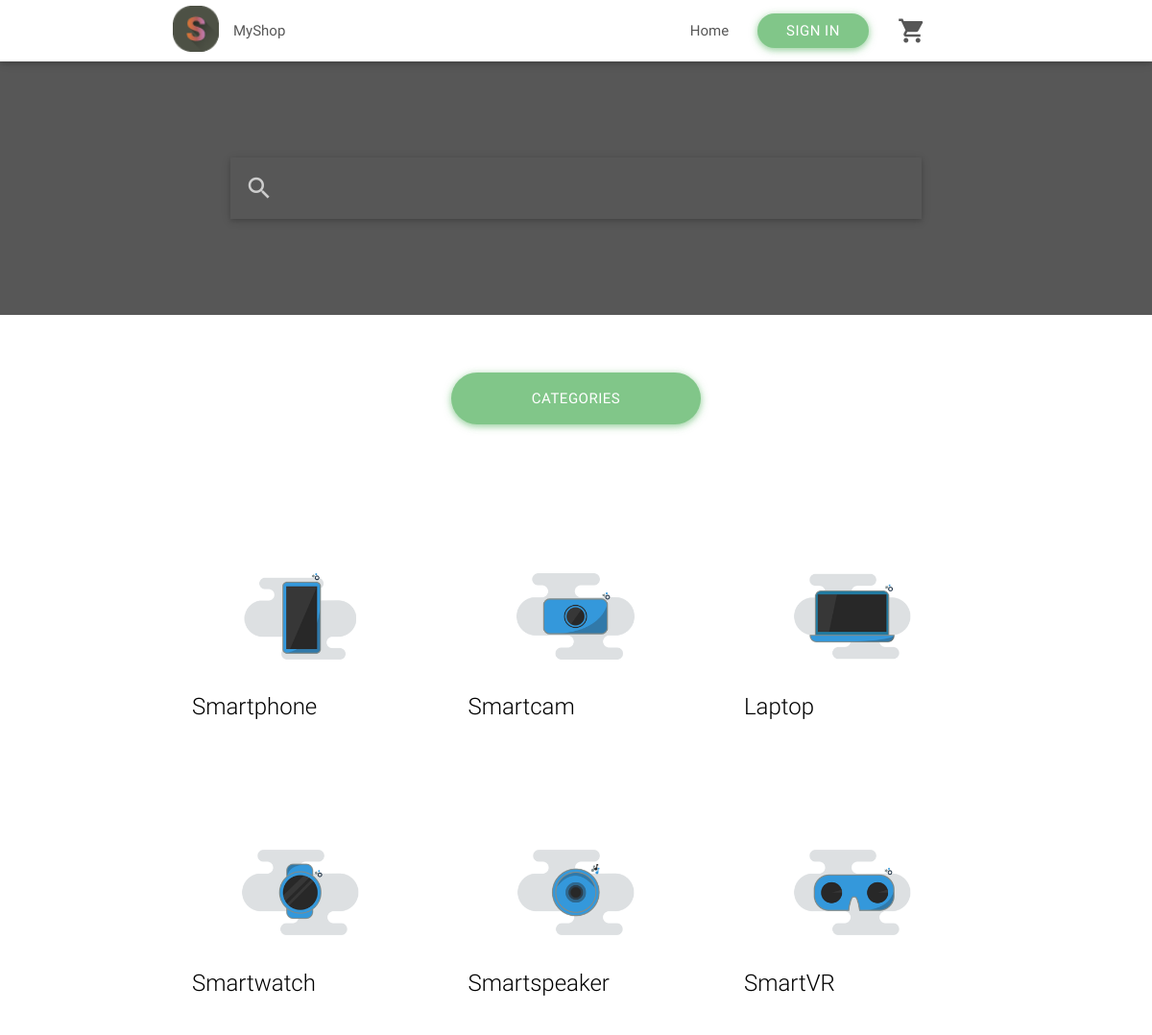
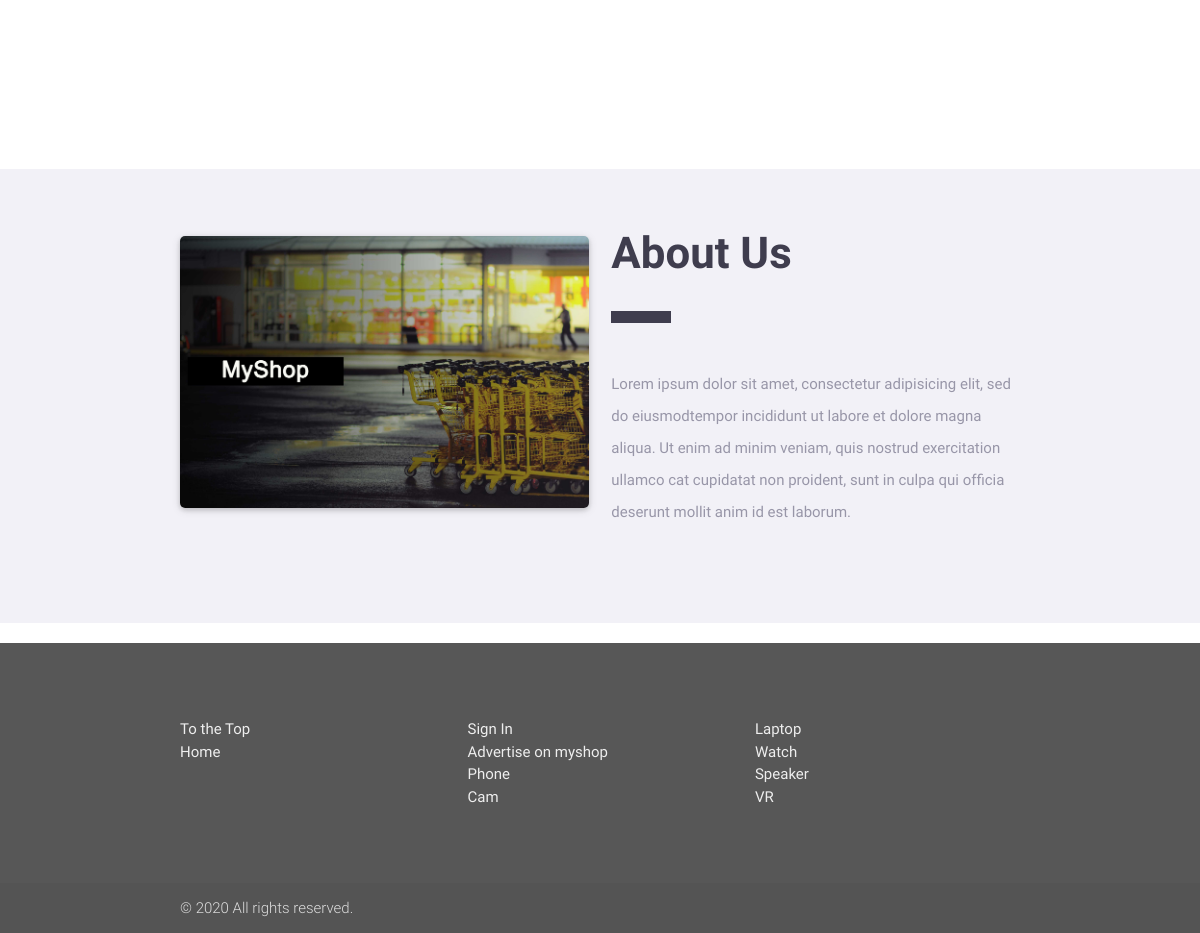
The page / on the database its author committed (2 pictures, top to bottom).
### tables this page shows
CREATE TABLE `category` (
  `id` int(11) NOT NULL,
  `name` varchar(1000) NOT NULL,
  `icon` varchar(1000) NOT NULL
);

### index.php (the view, shortened to what this page needs)
<?php
if (!isset($_SESSION['logged_in'])) {
  $nav = 'includes/nav.php';
} else {
  $nav = 'includes/navconnected.php';
  $idsess = $_SESSION['id'];
}
require 'includes/header.php';
require $nav; ?>
<div class="container-fluid home" id="top">
  <div class="container search">
    <nav class="animated slideInUp wow">
      <div class="nav-wrapper">
        <form method="GET" action="search.php">
          <div class="input-field">
            <input id="search" class="searching" type="search" name='searched' required>
            <label for="search"><i class="material-icons">search</i></label>
            <i class="material-icons">close</i>
          </div>
        </form>
      </div>
    </nav>
  </div>
</div>
<div class="container most">
    <?php
    include 'db.php';
    ?>
</div>
<div class="container-fluid center-align categories">
  <a href="#category" class="button-rounded btn-large waves-effect waves-light">Categories</a>
  <div class="container" id="category">
    <div class="row">
      <?php
      $querycategory = "SELECT id, name, icon  FROM category";
      $total = $connection->query($querycategory);
      if ($total->num_rows > 0) {
        while ($rowcategory = $total->fetch_assoc()) {
          $id_category = $rowcategory['id'];
          $name_category = $rowcategory['name'];
          $icon_category = $rowcategory['icon'];
      ?>
          <div class="col s12 m4">
            <div class="card hoverable animated slideInUp wow">
              <div class="card-image">
                <a href="category.php?id=<?= $id_category; ?>"><img src="src/img/<?= $icon_category; ?>.png" alt=""></a>
                <span class="card-title black-text"><?= $name_category; ?></span>
              </div>
            </div>
          </div>
      <?php }
      } ?>
    </div>
  </div>
</div>
<div class="container-fluid about" id="about">
  <div class="container">
    <div class="row">
      <div class="col s12 m6">
        <div class="card animated slideInUp wow">
          <div class="card-image">
            <img src="src/img/about.jpg" alt="">
          </div>
        </div>
      </div>
      <div class="col s12 m6">
        <h3 class="animated slideInUp wow">About Us</h3>
        <div class="divider animated slideInUp wow"></div>
        <p class="animated slideInUp wow">Lorem ipsum dolor sit amet, consectetur adipisicing elit,
          sed do eiusmodtempor incididunt ut labore et dolore magna aliqua. Ut enim ad minim veniam,
          quis nostrud exercitation ullamco cat cupidatat non proident, sunt in culpa qui officia
          deserunt mollit anim id est laborum.</p>
      </div>
    </div>
  </div>
</div>
<?php
require 'includes/secondfooter.php';
require 'includes/footer.php'; ?>

### includes/header.php (shortened to what this page needs)
<!DOCTYPE html>
<html>
  <head>
    <head>
      <link rel="stylesheet" href="src/css/font-awesome-4.6.3/css/font-awesome.min.css">
      <link type="text/css" rel="stylesheet" href="src/css/materialize.min.css"  media="screen,projection"/>
      <link rel="stylesheet" href="src/css/animate.min.css">
      <link rel="stylesheet" href="src/css/style.css">
      <link rel='stylesheet' href='src/css/nprogress.css'/>
    </head>
  <body>

### includes/nav.php (shortened to what this page needs)
 <div class="navbar-fixed">
  <nav class="navblack">
    <div class="nav-wrapper nav-wrapper-2 container white">
    <ul class="left hide-on-med-and-down">
      <li><a href="index" class="brand"></a></li>
      <li><a href="index" class="dark-text">MyShop</a></li>
    </ul>
    <ul  class="right hide-on-med-and-down">
        <li><a href="index" class="dark-text">Home</a></li>
      <li><a href="sign" class="waves-effect waves-light btn button-rounded">Sign In</a></li>
      <li><a href="cart" class="dark-text baskett"><i class="material-icons">shopping_cart</i>
        <span class="badge <?php if(!isset($_SESSION['item']) OR $_SESSION['item'] == 0) echo'hide'; ?>"><?= $_SESSION['item']; ?></span></a></li>
    </ul>
  </div>
  </nav>
</div>

### includes/secondfooter.php
<footer class="page-footer">
  <div class="container footer-info">
    <div class="row">
      <div class="col s12 l4 ">
        <ul>
          <li><a class="grey-text text-lighten-3 animated slideInUp wow" href="#top">To the Top</a></li>
          <li><a class="grey-text text-lighten-3 animated slideInUp wow" href="index">Home</a></li>
        </ul>
      </div>
      <div class="col s12 l4 ">
        <ul>
          <li><a class="grey-text text-lighten-3 animated slideInUp wow" href="sign">Sign In</a></li>
          <li><a class="grey-text text-lighten-3 animated slideInUp wow" href="404">Advertise on myshop</a></li>
          <li><a class="grey-text text-lighten-3 animated slideInUp wow" href="category">Phone</a></li>
          <li><a class="grey-text text-lighten-3 animated slideInUp wow" href="category">Cam</a></li>
        </ul>
      </div>
      <div class="col s12 l4 ">
        <ul>
          <li><a class="grey-text text-lighten-3 animated slideInUp wow" href="category">Laptop</a></li>
          <li><a class="grey-text text-lighten-3 animated slideInUp wow" href="category">Watch</a></li>
          <li><a class="grey-text text-lighten-3 animated slideInUp wow" href="category">Speaker</a></li>
          <li><a class="grey-text text-lighten-3 animated slideInUp wow" href="category">VR</a></li>
        </ul>
      </div>
    </div>
  </div>
  <div class="footer-copyright">
    <div class="container">
      © <?= Date('Y'); ?> All rights reserved.
    </div>
  </div>
</footer>

### includes/footer.php (shortened to what this page needs)
</body>
</html>

### src/css/style.css (style rules this page uses)
.navblack { background: #fff; }
.nav-wrapper-2 { padding-right: 40px; background: #fff !important; }
.nav-wrapper-2 .brand { background-image: url("../img/logo.png"); background-repeat: no-repeat; background-position: center; background-size: cover; padding: 24px 24px; margin-top: 6px; transition: 0.5s; }
.nav-wrapper-2 .baskett { transition: 0.5s; }
.nav-wrapper-2 .dark-text { color: #575757 !important; }
.home { padding-top: 100px; padding-bottom: 100px; background: #575757; }
.home .search { padding-right: 60px; padding-left: 60px; }
.home nav { background: none !important; }
.most { margin-top: -60px !important; padding-bottom: 60px; }
.button-rounded { border-radius: 20px; background-color: #81C689; box-shadow: 0 2px 6px 0 rgba(129, 198, 137, 0.6), 0 2px 10px 0 rgba(129, 198, 137, 0.42); }
.categories { padding-top: 40px; padding-bottom: 150px; }
.categories .button-rounded { width: 260px; border-radius: 40px; margin-bottom: 60px; }
.categories .card { transition: box-shadow 0.25s; box-shadow: none; }
.about { padding-top: 60px; padding-bottom: 60px; background: #f2f1f7; }
.about h3 { font-weight: bold; margin-bottom: 34px; color: #3f3d4e; }
.about .divider { height: 12px; background-color: #3f3d4e; width: 60px; margin-bottom: 45px; }
.about p { line-height: 32px; color: #9896a8; }
.about .card { border-radius: 5px; }
.about .card .card-image { border-radius: 5px; }
.about .card .card-image img { border-radius: 5px; }
.page-footer { background-color: #575757 !important; }
.page-footer .footer-info { padding-top: 40px; padding-bottom: 40px; }
h1, h2, h3 { margin-top: 0; }
.input-field label { color: #575757; }
.material-icons { font-family: "Material Icons"; font-weight: normal; font-style: normal; font-size: 24px; line-height: 1; letter-spacing: normal; text-transform: none; display: inline-block; white-space: nowrap; word-wrap: normal; direction: ltr; -webkit-font-feature-settings: "liga"; -webkit-font-smoothing: antialiased; }

### rows shown on the page
category: icon (picture), name "Smartphone"
category: shows a picture, name "Smartcam"
category: icon (picture), name "Laptop"
category: icon (picture), name "Smartwatch"
category: icon (picture), name "Smartspeaker"
category: shows a picture, name "SmartVR"

### other values the page prints
Date('Y') "2020"
